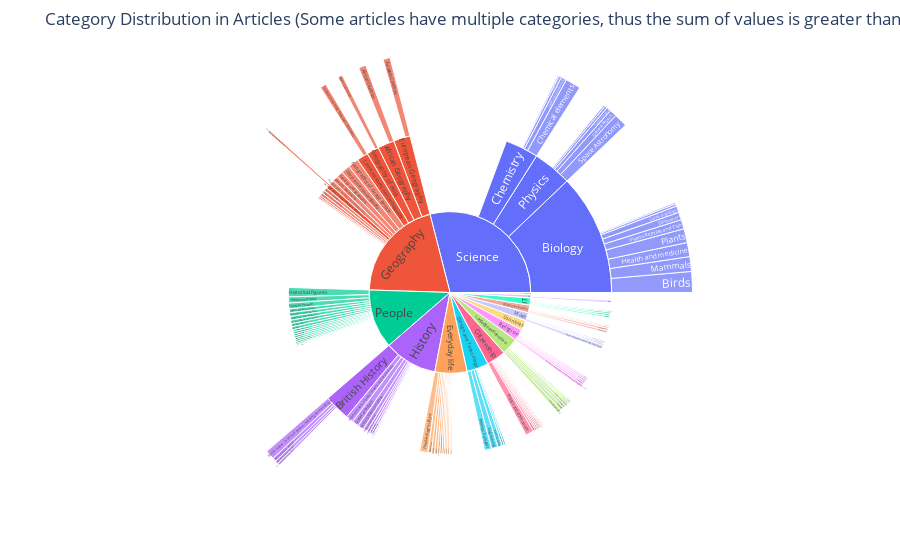

This figure's notebook cell:
### Code cell
fig = go.Figure(go.Sunburst(
    labels=labels,
    parents=parents,
    values=values,
    ids=ids,
))

fig.update_layout(margin=dict(t=50, l=25, r=25, b=25), title="Category Distribution in Articles (Some articles have multiple categories, thus the sum of values is greater than the number of articles)")
fig.show()

### Figure 1 — Plotly figure (JSON) as saved in the notebook; plotly's stock layout.template omitted (floating-point values rounded to 4 significant figures; data arrays with more than 128 entries replaced by an {"elided": "..."} marker saying what was removed)
{"data": [{"ids": {"elided": "145 str values"}, "labels": {"elided": "145 str values"}, "parents": {"elided": "145 str values"}, "type": "sunburst", "values": {"elided": "145 int values"}}], "layout": {"margin": {"b": 25, "l": 25, "r": 25, "t": 50}, "title": {"text": "Category Distribution in Articles (Some articles have multiple categories, thus the sum of values is greater than the number of articles)"}}}
